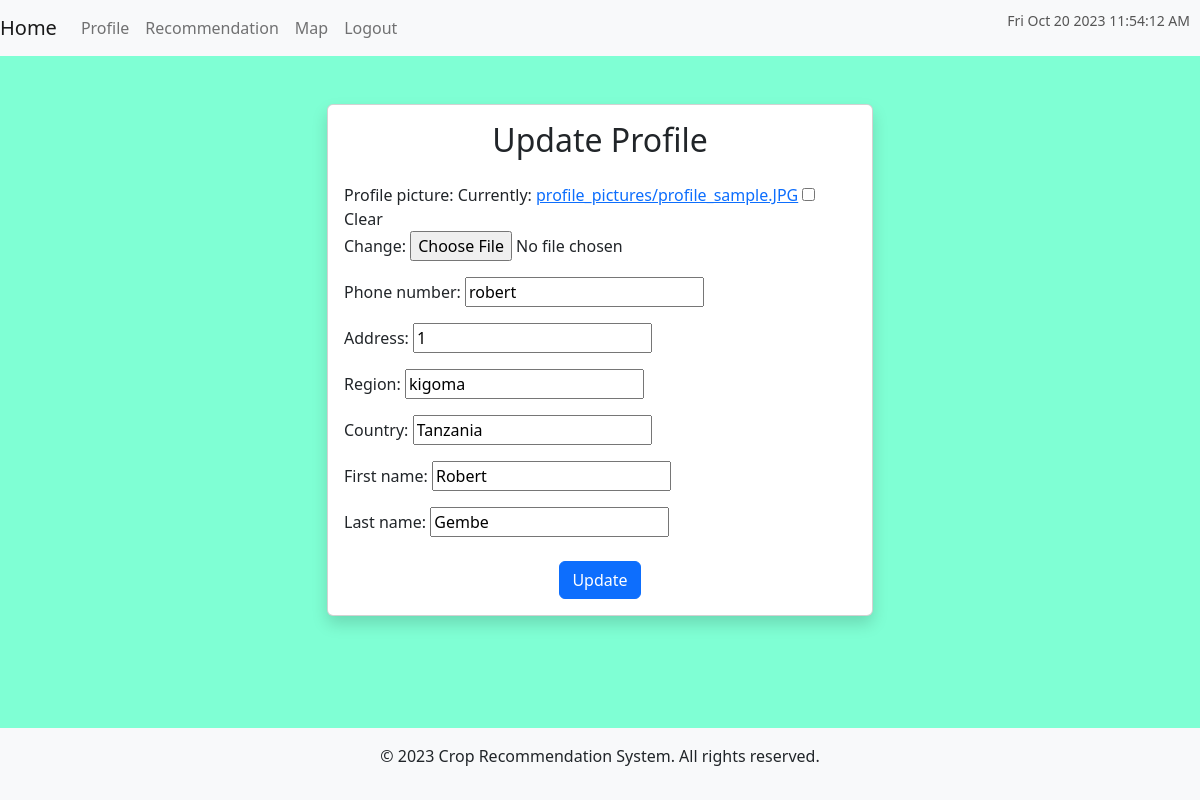
/update-profile/ (signed in), run on the app's committed database.
### crops/models.py (models this page shows, shortened)
class UserProfile(models.Model):
    user = models.OneToOneField(User, on_delete=models.CASCADE)
    profile_picture = models.ImageField(upload_to='profile_pictures/', blank=True, null=True)
    phone_number = models.CharField(max_length=255, blank=True, null=True)
    address = models.CharField(max_length=255, blank=True, null=True)
    region = models.CharField(max_length=255, blank=True, null=True)
    country = models.CharField(max_length=255, blank=True, null=True)
    first_name = models.CharField(max_length=255, blank=True, null=True)
    last_name = models.CharField(max_length=255, blank=True, null=True)

### crops/views.py (the view)
# urls.py: path('update-profile/', views.update_profile, name='update_profile'),
@login_required
def update_profile(request):
    try:
        profile = request.user.userprofile
    except UserProfile.DoesNotExist:
        profile = UserProfile(user=request.user)
    if request.method == 'POST':
        form = UserProfileForm(request.POST, request.FILES, instance=profile)
        if form.is_valid():
            form.save()
            return redirect('profile')
    else:
        form = UserProfileForm(instance=profile)
    return render(request, 'update_profile.html', {'form': form})

### crops/forms.py
class UserProfileForm(forms.ModelForm):
    class Meta:
        model = UserProfile
        fields = ['profile_picture', 'phone_number', 'address', 'region', 'country','first_name','last_name']

### crops/templates/update_profile.html (shortened to what this page needs)
{% extends 'base.html' %}
{% block content %}
<div class="container mt-5">
  <div class="row justify-content-center">
    <div class="col-md-6">
      <div class="card shadow">
        <div class="card-body">
          <h2 class="text-center mb-4">Update Profile</h2>
          <form method="post" enctype="multipart/form-data">
            {{ form.as_p }}
            <div class="text-center mt-4">
              <button type="submit" class="btn btn-primary">Update</button>
            </div>
          </form>
        </div>
      </div>
    </div>
  </div>
</div>
{% endblock %}

### data on the page
UserProfile: phone_number "robert", address "1", region "kigoma", country "Tanzania", first_name "Robert", last_name "Gembe"
